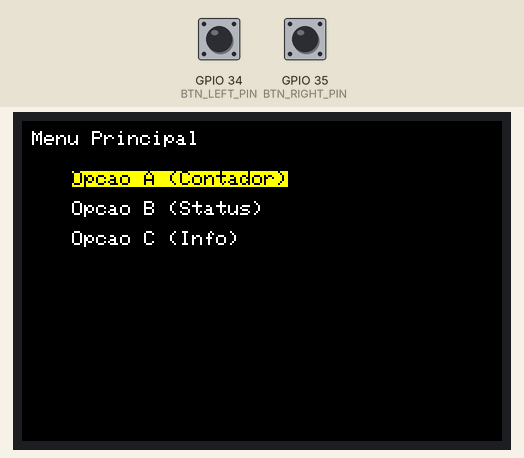
The program below on a simulated ESP32. Shown: 480×320 colour display. Inputs (shaded band) come from the test bench; at power-on: GPIO 34 (BTN_LEFT_PIN) LOW, GPIO 35 (BTN_RIGHT_PIN) LOW.

Above: at 1.5 s.
1.6 s: GPIO 34 (BTN_LEFT_PIN) pulled HIGH for 1 s
At 2.24 s:
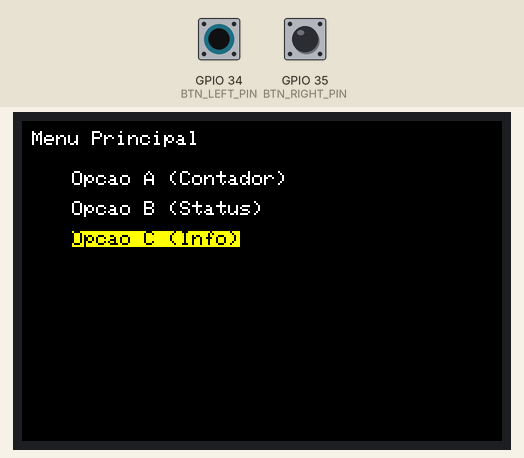
4.4 s: GPIO 35 (BTN_RIGHT_PIN) pulled HIGH for 3.2 s
At 5.04 s:
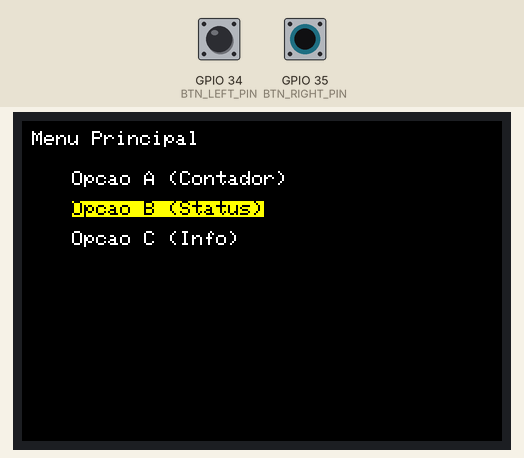
9.1 s: GPIO 35 (BTN_RIGHT_PIN) pulled HIGH for 0.15 s
At 10.2 s:
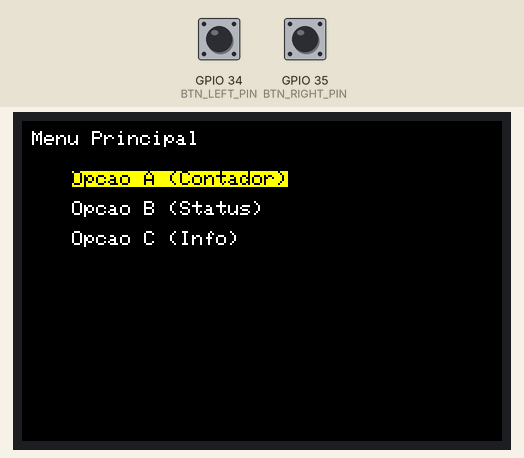
11.0 s: GPIO 34 (BTN_LEFT_PIN) pulled HIGH for 0.15 s
At 12.6 s:
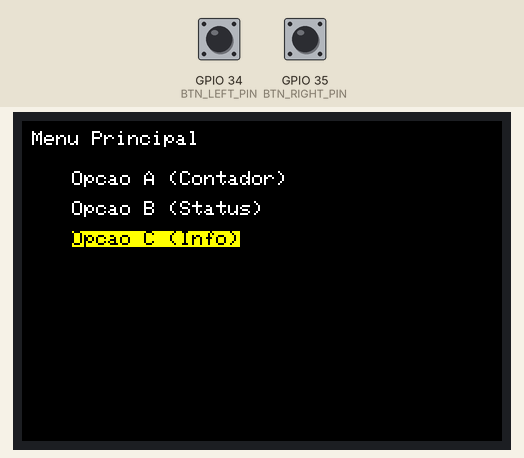
12.9 s: GPIO 34 (BTN_LEFT_PIN) pulsed HIGH 5 times (0.12 s each, 0.3 s apart)
At 14.4 s:
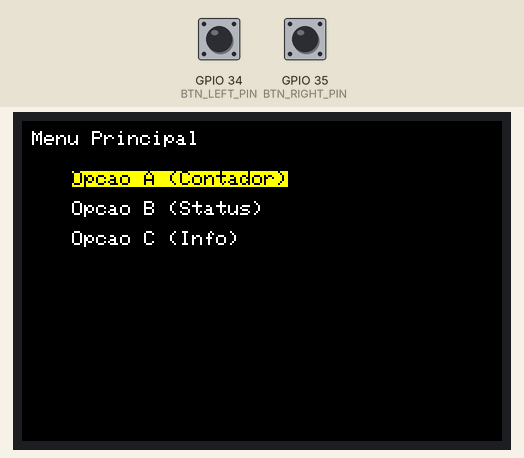
Timing chart, 0 to 15.9 s (numbered marks = the images above; inputs shaded):
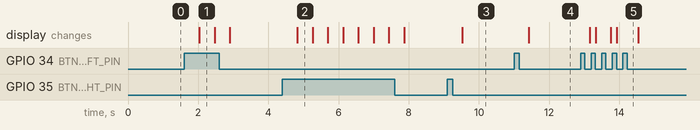

The program:

main.cpp
```cpp
/*******************************************************************************
 * PROJETO: Gerador de Funções
 *
 * FUNÇÃO: SENOIDAL, QUADRADA, TRIANGULO, DENTE DE SERRA
 *
 * DESENVOLVEDOR: Osiris Silva
 *
 * CARGO: Técnico em Eletrônica
 *
 * DATA: 10/01/2026
 *
 * HARDWARE: Tela TFT - ST7796 - Resolução: 480x320
 * - Modelo: ESP WROOM 32 DEV KIT
 * - Não conjugados
 *
 * NOTAS TÉCNICAS:
 *
 * Versão 1
 *******************************************************************************/
#include <Arduino.h>
#include <TFT_eSPI.h>

TFT_eSPI tft = TFT_eSPI();

#define BTN_LEFT_PIN 34
#define BTN_RIGHT_PIN 35

int menuSelection = 0;
const int numOptions = 3;
const char* menuItems[] = {"Opcao A (Contador)", "Opcao B (Status)", "Opcao C (Info)"};

void drawMenu() {
    tft.fillScreen(TFT_BLACK); // Apaga TUDO e redesenha (causa leve flicker)
    tft.setTextColor(TFT_WHITE);
    tft.setTextSize(2);
    tft.setCursor(10, 10);
    tft.println("Menu Principal");

    // Desenha os 3 itens do menu e destaca o selecionado
    for (int i = 0; i < numOptions; i++) {
        int yPos = 50 + (i * 30); // Posicao Y para cada item

        if (i == menuSelection) {
            // Se for o selecionado, desenha com fundo amarelo
            tft.setTextColor(TFT_BLACK, TFT_YELLOW);
        } else {
            // Caso contrario, desenha com fundo preto
            tft.setTextColor(TFT_WHITE, TFT_BLACK);
        }
        tft.setCursor(50, yPos);
        tft.println(menuItems[i]);
    }
}

void setup() {
    tft.init();
    tft.setRotation(1); // Paisagem

    pinMode(BTN_LEFT_PIN, INPUT_PULLDOWN);
    pinMode(BTN_RIGHT_PIN, INPUT_PULLDOWN);

    drawMenu(); // Desenha a primeira versao do menu
}

void loop() {
    bool selectionChanged = false;

    if (digitalRead(BTN_RIGHT_PIN) == HIGH) { // Botao Direito (mover para baixo)
        menuSelection++;
        if (menuSelection >= numOptions) menuSelection = 0;
        selectionChanged = true;
        delay(250); // Aumentei o debounce para evitar ruido
    }

    if (digitalRead(BTN_LEFT_PIN) == HIGH) { // Botao Esquerdo (mover para cima)
        menuSelection--;
        if (menuSelection < 0) menuSelection = numOptions - 1;
        selectionChanged = true;
        delay(250); // Aumentei o debounce para evitar ruido
    }

    if (selectionChanged) {
        drawMenu(); // Redesenha o menu inteiro com a nova selecao destacada
    }

    delay(10);
}
```

Measured:
- after the input at 1.6 s, the display: changes after 0.43 s (image 1)
- after the input at 4.4 s, the display: changes after 0.43 s (image 2)
- after the input at 9.1 s, the display: changes after 0.43 s (image 3)
- after the input at 11.0 s, the display: changes after 0.42 s (image 4)
- after the input at 12.9 s, the display: first changes after 0.26 s (image 5 shows a later state)
- what the display in image 1 shows lasts 0.5 s, from 2.0 s to 2.5 s
